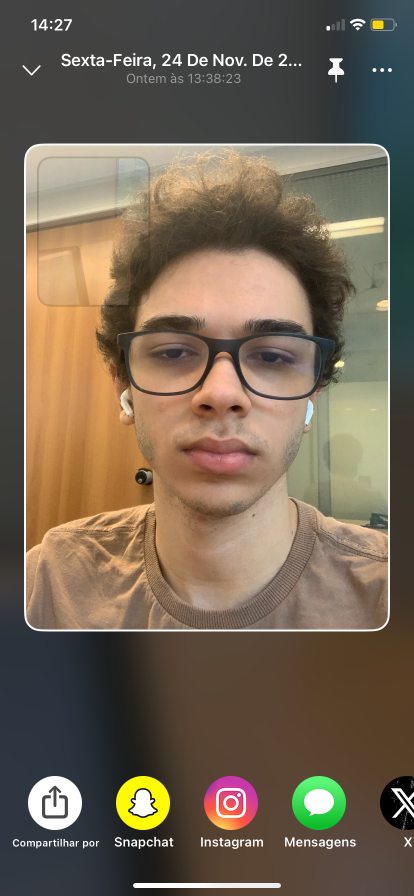
#> input picture photos/IMG(5219).PNG, 828 x 1792 px, found by its file name (shown at 1/2 size); its folder holds only this picture in this run
$ jupyter execute --allow-errors Eigenfaces.ipynb
#> lines starting #> are read from the running program, lines starting #| are printed output that depends on the picture
[cell 1]
import numpy as np
import matplotlib.pyplot as plt
import scipy.io
import os
import cv2
from PIL import Image

[cell 2]
def resize_img(imagem, redimen):
    resize_imagem = cv2.resize(imagem, dsize=(redimen, redimen), interpolation=cv2.INTER_LINEAR)
    return np.array(resize_imagem)

[cell 3]
# imagem = Image.open(f'photos\\IMG(5219).PNG')
# imagem_numpy = np.array(imagem)
# imagem_numpy = resize_img(imagem_numpy, 240)

def show(imagem_numpy):
    plt.axis('off')
    plt.imshow(imagem_numpy, cmap="gray")
    plt.show()

[cell 4]
def get_imagens(endereco, files, shape, cor = True, corte = (0,0), redimen = 0):

#> called with endereco = 'photos', shape = (775, 775), cor = False, corte = (340, 25), redimen = 240
    num_photos = len(files)

    width,height = shape

    if redimen != 0:
        width,height = redimen, redimen
        x1, y1 = corte
        x2 = x1 + shape[0]
        y2 = y1 + shape[1]
    else:
        x1, y1 = corte
        x2 = x1 + width
        y2 = y1 + height


    if cor:
        imagens = np.zeros((num_photos,width,height,3))
    else:
        imagens = np.zeros((num_photos,width,height))

    imagens = imagens.astype(np.uint8)

    for i, file in enumerate(files):

        imagem = Image.open(f'{endereco}\\{file}')
#> imagem is the input picture: PIL image 828x1792 RGB; mean R, G, B 116.1, 101.2, 83.7
        if not cor: imagem = imagem.convert('L')
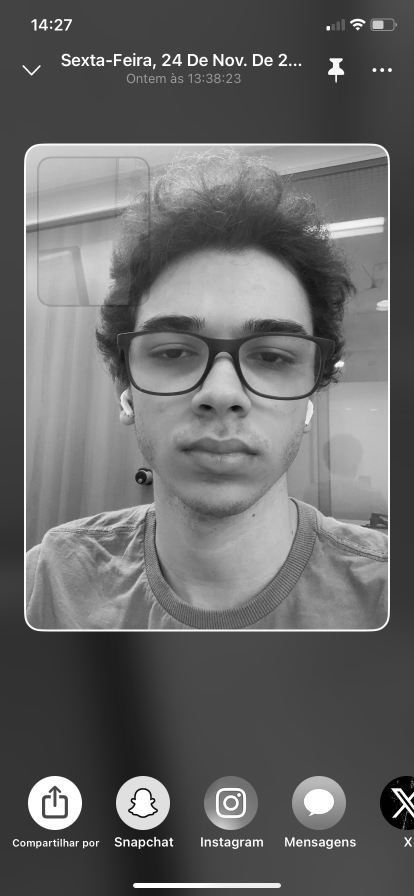
#> imagem: PIL image 828x1792 L (shown at 1/2 size); min 0, max 255, mean 103.7
        imagem_numpy = np.array(imagem)
        imagem_numpy

        imagem_numpy = imagem_numpy[x1:x2,y1:y2]                # Corte da imagem original
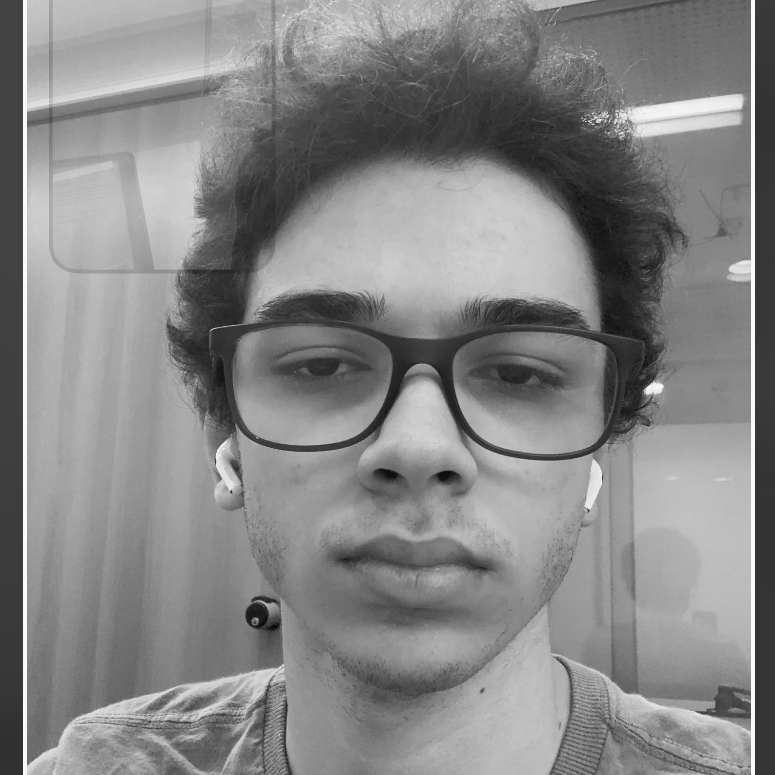
#> imagem_numpy: shape (775, 775); min 8, max 250, mean 133.5

        if redimen != 0: imagem_numpy = resize_img(imagem_numpy, redimen)   # Redimensionar as imagens
#> in resize_img, `resize_imagem = cv2.resize(imagem, dsize=(redimen, redimen), interpola..`:
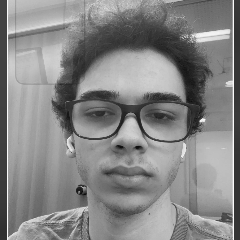
#> resize_imagem: shape (240, 240); min 11, max 250, mean 133.5


        imagens[i] = imagem_numpy                               # Adição da imagem i ao array

    return imagens

[cell 5]
def proporcao(tamanho):
#> called with tamanho = 1
    x = tamanho**(1/2)
    x = round(x)
    while(tamanho % x != 0):
        x -= 1
    y = int(tamanho/x)
    return x, y

[cell 6]
def show_photos(imagens, cmap ='gray'):

    tamanho = imagens.shape[0]

    dim_x, dim_y = proporcao(tamanho)

    # Configurar a plotagem para mostrar imagens
    fig, axs = plt.subplots(dim_y, dim_x)

    # Iterar sobre as imagens e exibi-las em sequência
    for i in range(dim_y):
        for j in range(dim_x):
            axs[i,j].imshow(imagens[i*dim_x+j], cmap = cmap)
            axs[i,j].axis('off')  # Desativar eixos para uma melhor visualização

    # Exibir a sequência de imagens
    plt.show()

[cell 7]
def create_photo(imagens, lin, col, cor = True):


#> called with imagens = array of shape (1, 240, 240), lin = 8, col = 4, cor = False
    altura = imagens.shape[1]
    largura = imagens.shape[2]

    nova_altura = lin * altura
    nova_largura = col * largura

    if cor:
        imagem = np.zeros((nova_altura, nova_largura, 3))
        imagem = imagem.astype(np.uint8)
    else:
        imagem = np.zeros((nova_altura, nova_largura))


    for i in range(lin):
        for j in range(col):

            index = i*col+j

            foto_selecionada = imagens[index]

            if cor:
                imagem[i * altura : (i + 1) * altura, j * largura : (j + 1) * largura, :] = foto_selecionada
            else:
                imagem[i * altura : (i + 1) * altura, j * largura : (j + 1) * largura] = foto_selecionada

    return imagem

$ run again, on photos/IMG(5223).PNG
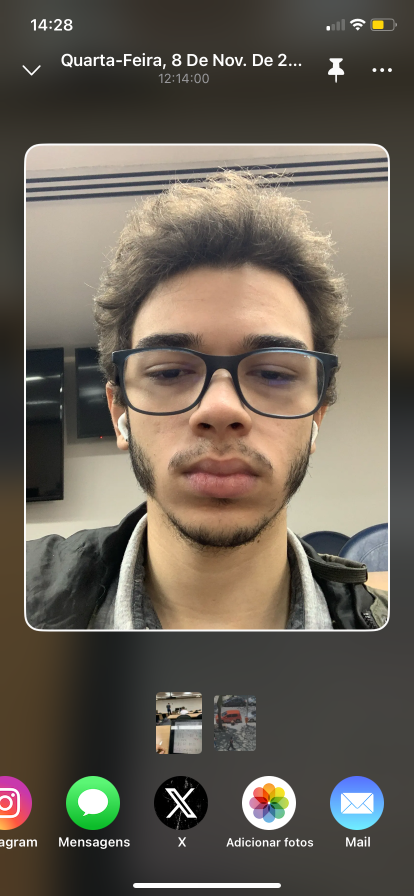
#> input picture photos/IMG(5223).PNG, 828 x 1792 px, found by its file name (shown at 1/2 size)
#> in get_imagens, imagem is the input picture: PIL image 828x1792 RGB; mean R, G, B 106.4, 98.2, 86.9
#> in get_imagens, `if not cor: imagem = imagem.convert('L')`:
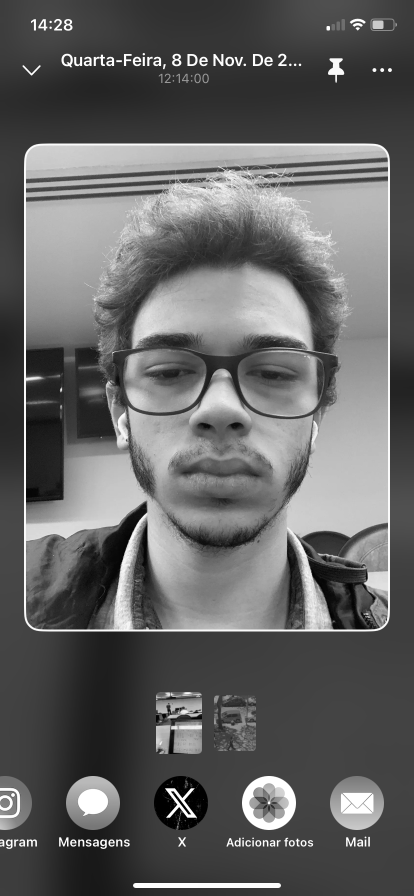
#> imagem: PIL image 828x1792 L (shown at 1/2 size); min 0, max 255, mean 99.4
#> in resize_img, `resize_imagem = cv2.resize(imagem, dsize=(redimen, redimen), interpola..`:
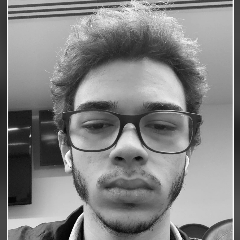
#> resize_imagem: shape (240, 240); min 3, max 253, mean 131.8

$ run again, on photos/IMG(5224).PNG
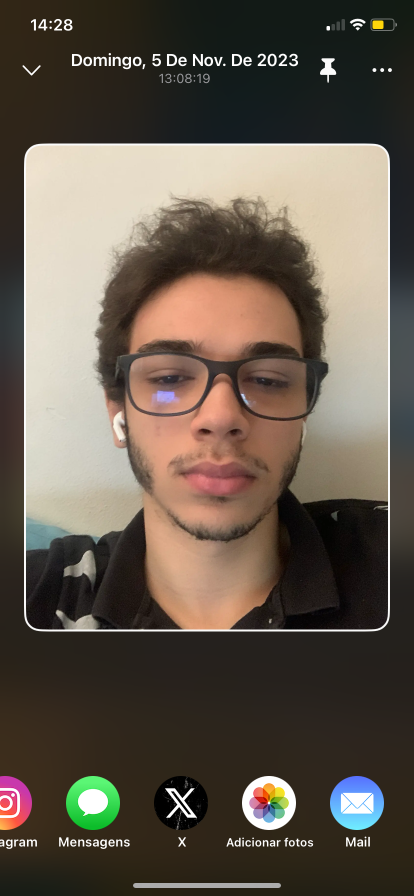
#> input picture photos/IMG(5224).PNG, 828 x 1792 px, found by its file name (shown at 1/2 size)
#> in get_imagens, imagem is the input picture: PIL image 828x1792 RGB; mean R, G, B 99.8, 89.3, 77.6
#> in get_imagens, `if not cor: imagem = imagem.convert('L')`:
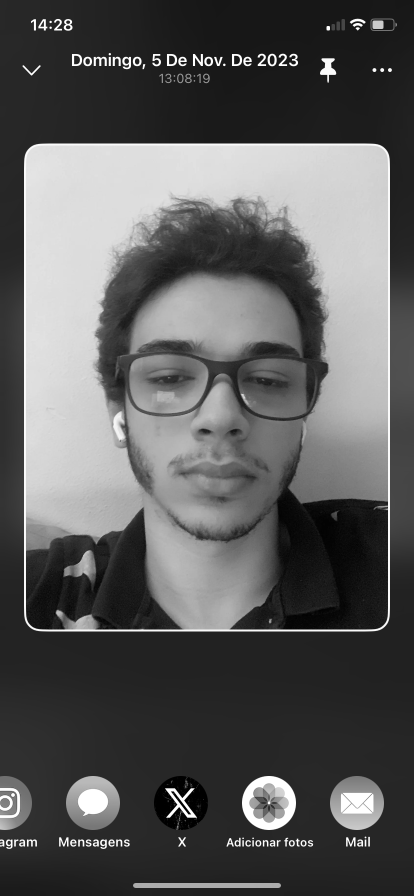
#> imagem: PIL image 828x1792 L (shown at 1/2 size); min 0, max 255, mean 91.1
#> in get_imagens, `imagem_numpy = imagem_numpy[x1:x2,y1:y2]`:
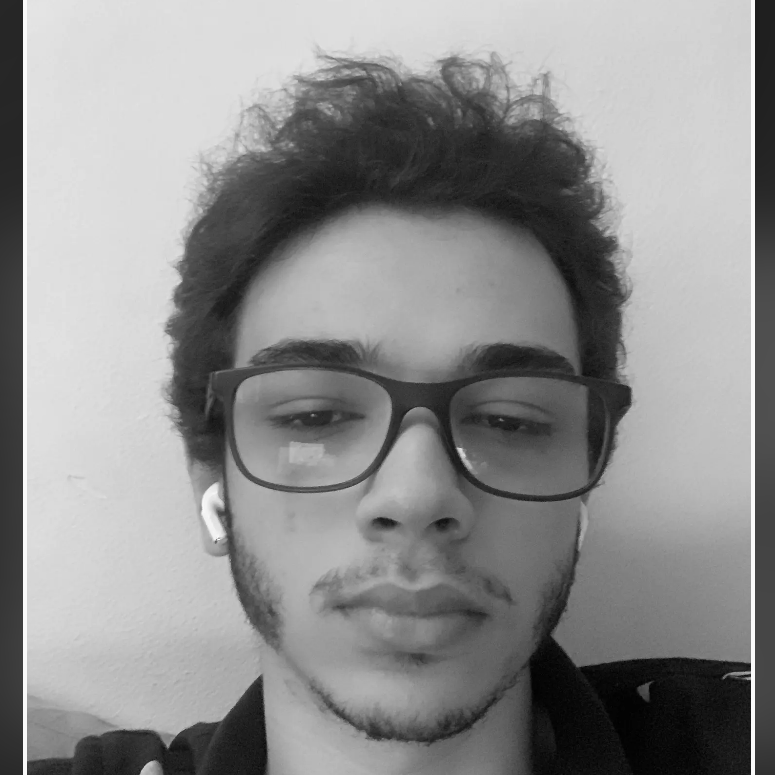
#> imagem_numpy: shape (775, 775); min 0, max 252, mean 141.5

$ run again, on photos/IMG(5225).PNG
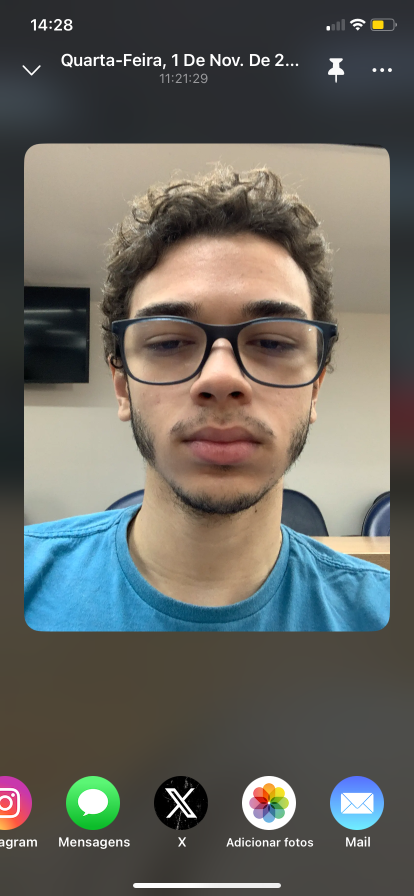
#> input picture photos/IMG(5225).PNG, 828 x 1792 px, found by its file name (shown at 1/2 size)
#> in get_imagens, imagem is the input picture: PIL image 828x1792 RGB; mean R, G, B 103.4, 102.6, 96.5
#> in get_imagens, `if not cor: imagem = imagem.convert('L')`:
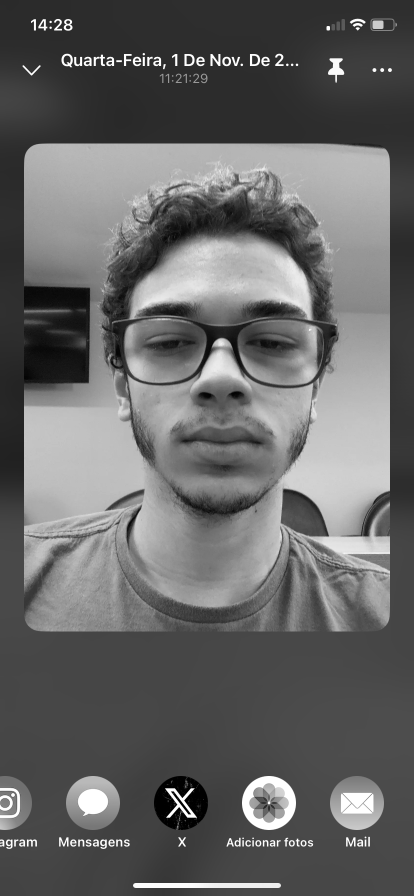
#> imagem: PIL image 828x1792 L (shown at 1/2 size); min 0, max 255, mean 102.1
#> in resize_img, `resize_imagem = cv2.resize(imagem, dsize=(redimen, redimen), interpola..`:
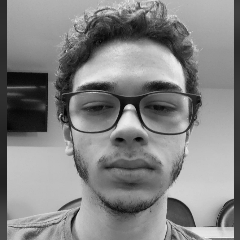
#> resize_imagem: shape (240, 240); min 3, max 247, mean 132.7

$ run again, on photos/IMG(5220).PNG
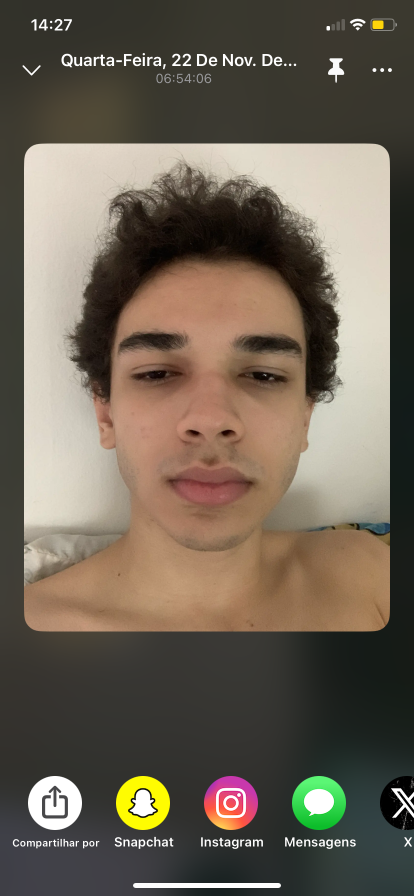
#> input picture photos/IMG(5220).PNG, 828 x 1792 px, found by its file name (shown at 1/2 size)
#> in get_imagens, imagem is the input picture: PIL image 828x1792 RGB; mean R, G, B 109.2, 99, 85.3
#> in get_imagens, `if not cor: imagem = imagem.convert('L')`:
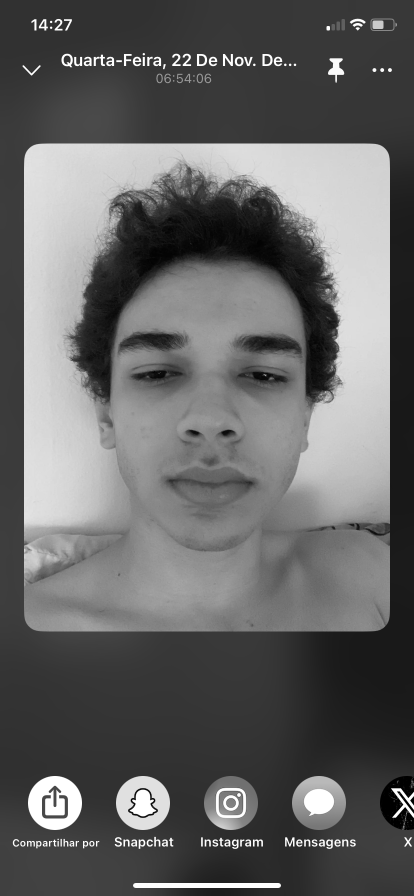
#> imagem: PIL image 828x1792 L (shown at 1/2 size); min 0, max 255, mean 100.5
#> in get_imagens, `imagem_numpy = imagem_numpy[x1:x2,y1:y2]`:
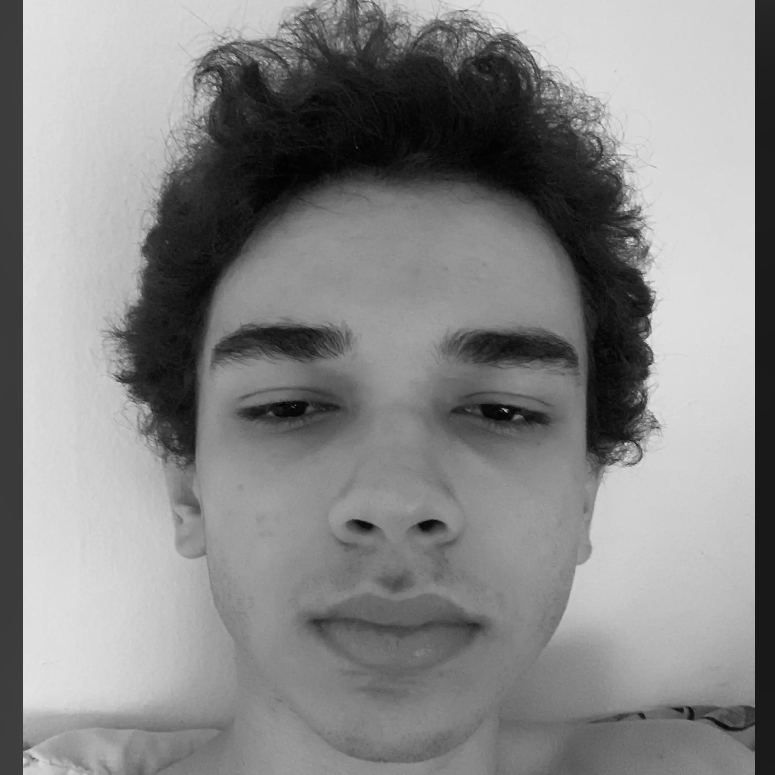
#> imagem_numpy: shape (775, 775); min 1, max 228, mean 135
